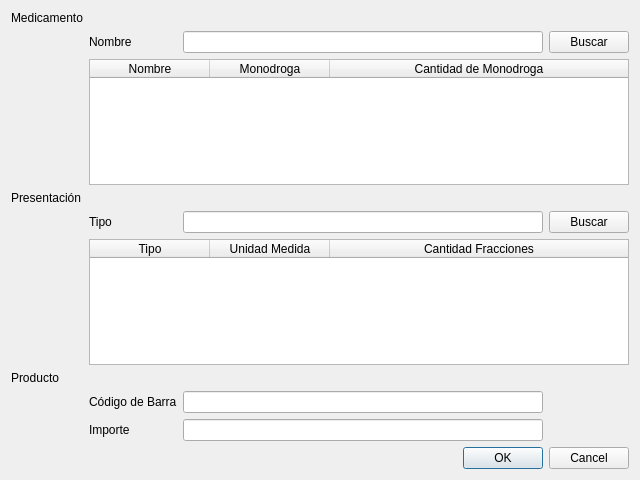
<?xml version="1.0" encoding="UTF-8"?>
<ui version="4.0">
 <class>vtnAltaProducto</class>
 <widget class="QWidget" name="vtnAltaProducto">
  <property name="geometry">
   <rect>
    <x>0</x>
    <y>0</y>
    <width>640</width>
    <height>480</height>
   </rect>
  </property>
  <property name="windowTitle">
   <string>Alta Producto</string>
  </property>
  <layout class="QVBoxLayout" name="verticalLayout">
   <item>
    <layout class="QGridLayout" name="gridLayout">
     <item row="4" column="3">
      <widget class="QPushButton" name="pushButton_2">
       <property name="focusPolicy">
        <enum>Qt::TabFocus</enum>
       </property>
       <property name="text">
        <string>Buscar</string>
       </property>
      </widget>
     </item>
     <item row="9" column="2" colspan="2">
      <widget class="QDialogButtonBox" name="buttonBox">
       <property name="standardButtons">
        <set>QDialogButtonBox::Cancel|QDialogButtonBox::Ok</set>
       </property>
      </widget>
     </item>
     <item row="0" column="0">
      <widget class="QLabel" name="label">
       <property name="text">
        <string>Medicamento</string>
       </property>
      </widget>
     </item>
     <item row="5" column="1" colspan="3">
      <widget class="QTableWidget" name="tableWidget_2">
       <attribute name="horizontalHeaderDefaultSectionSize">
        <number>120</number>
       </attribute>
       <attribute name="horizontalHeaderStretchLastSection">
        <bool>true</bool>
       </attribute>
       <column>
        <property name="text">
         <string>Tipo</string>
        </property>
       </column>
       <column>
        <property name="text">
         <string>Unidad Medida</string>
        </property>
       </column>
       <column>
        <property name="text">
         <string>Cantidad Fracciones</string>
        </property>
       </column>
      </widget>
     </item>
     <item row="1" column="3">
      <widget class="QPushButton" name="pushButton">
       <property name="focusPolicy">
        <enum>Qt::TabFocus</enum>
       </property>
       <property name="text">
        <string>Buscar</string>
       </property>
      </widget>
     </item>
     <item row="1" column="2">
      <widget class="QLineEdit" name="lineEdit"/>
     </item>
     <item row="3" column="0">
      <widget class="QLabel" name="label_2">
       <property name="text">
        <string>Presentación</string>
       </property>
      </widget>
     </item>
     <item row="2" column="1" colspan="3">
      <widget class="QTableWidget" name="tableWidget">
       <attribute name="horizontalHeaderDefaultSectionSize">
        <number>120</number>
       </attribute>
       <attribute name="horizontalHeaderStretchLastSection">
        <bool>true</bool>
       </attribute>
       <column>
        <property name="text">
         <string>Nombre</string>
        </property>
       </column>
       <column>
        <property name="text">
         <string>Monodroga</string>
        </property>
       </column>
       <column>
        <property name="text">
         <string>Cantidad de Monodroga</string>
        </property>
       </column>
      </widget>
     </item>
     <item row="1" column="1">
      <widget class="QLabel" name="label_5">
       <property name="text">
        <string>Nombre</string>
       </property>
      </widget>
     </item>
     <item row="6" column="0">
      <widget class="QLabel" name="label_7">
       <property name="text">
        <string>Producto</string>
       </property>
      </widget>
     </item>
     <item row="4" column="2">
      <widget class="QLineEdit" name="lineEdit_2"/>
     </item>
     <item row="4" column="1">
      <widget class="QLabel" name="label_6">
       <property name="text">
        <string>Tipo</string>
       </property>
      </widget>
     </item>
     <item row="7" column="2">
      <widget class="QLineEdit" name="lineEdit_3"/>
     </item>
     <item row="8" column="2">
      <widget class="QLineEdit" name="lineEdit_4"/>
     </item>
     <item row="7" column="1">
      <widget class="QLabel" name="label_3">
       <property name="text">
        <string>Código de Barra</string>
       </property>
      </widget>
     </item>
     <item row="8" column="1">
      <widget class="QLabel" name="label_4">
       <property name="text">
        <string>Importe</string>
       </property>
      </widget>
     </item>
    </layout>
   </item>
  </layout>
 </widget>
 <tabstops>
  <tabstop>lineEdit</tabstop>
  <tabstop>pushButton</tabstop>
  <tabstop>tableWidget</tabstop>
  <tabstop>lineEdit_2</tabstop>
  <tabstop>pushButton_2</tabstop>
  <tabstop>tableWidget_2</tabstop>
  <tabstop>lineEdit_3</tabstop>
  <tabstop>lineEdit_4</tabstop>
  <tabstop>buttonBox</tabstop>
 </tabstops>
 <resources/>
 <connections/>
</ui>
